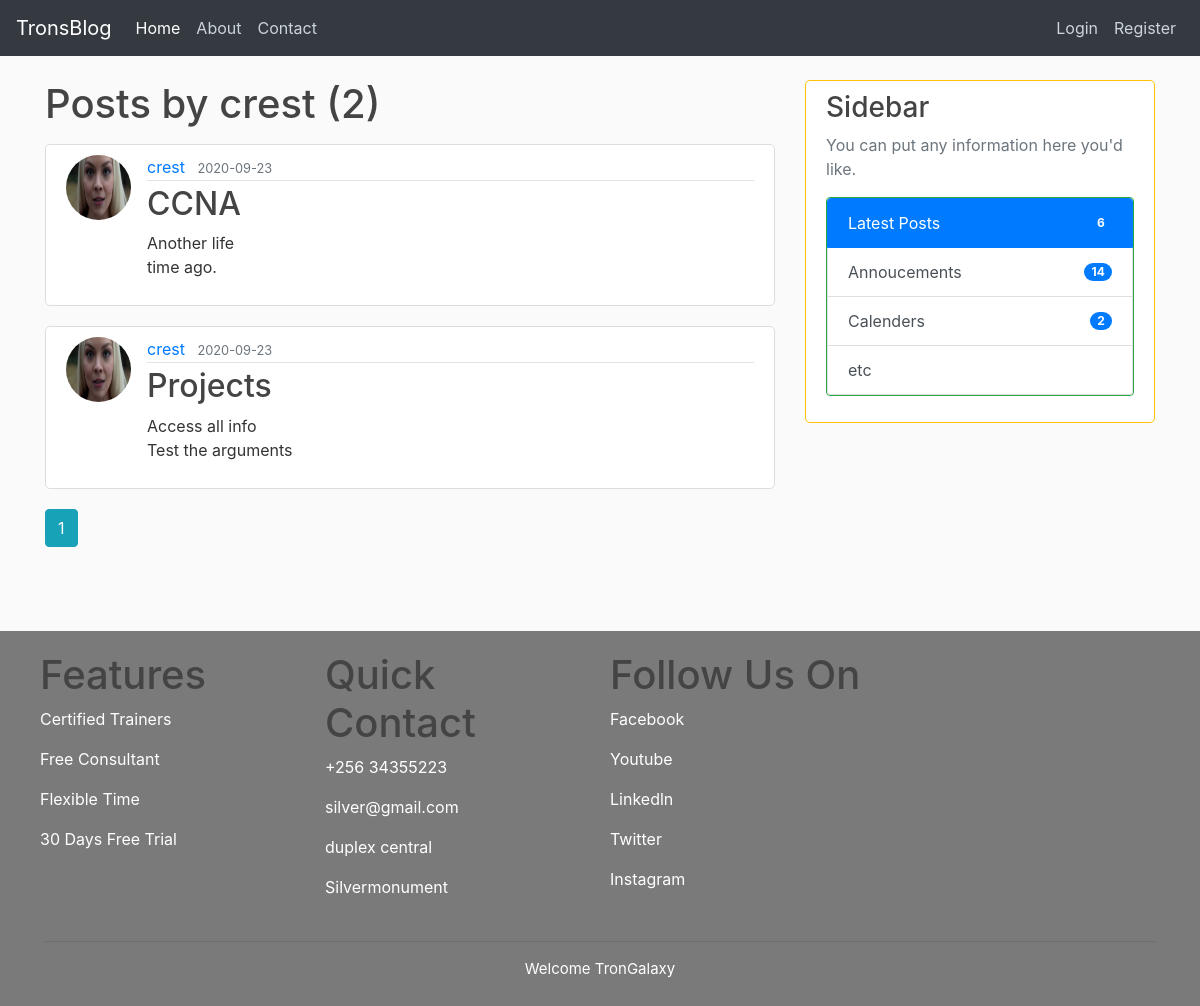
The page /user/crest on the database its author committed.
### flaskblog/models.py (models this page shows, shortened)
class User(db.Model, UserMixin):
    id = db.Column(db.Integer, primary_key=True)
    username = db.Column(db.String(20), unique=True, nullable=False)
    email = db.Column(db.String(120), unique=True, nullable=False)
    image_file = db.Column(db.String(20), nullable=False, default='default.jpg')
    password = db.Column(db.String(60), nullable=False)
    posts = db.relationship('Post', backref='author', lazy=True)

class Post(db.Model):
     id = db.Column(db.Integer, primary_key=True)
     title = db.Column(db.String(100), nullable=False)
     date_posted = db.Column(db.DateTime, nullable=False, default=datetime.utcnow)
     content = db.Column(db.Text, nullable=False)
     user_id = db.Column(db.Integer, db.ForeignKey('user.id'), nullable=False)

### flaskblog/routes.py (the view)
@app.route('/user/<string:username>')
def user_posts(username):
    page = request.args.get('page', 1, type=int)
    user = User.query.filter_by(username=username).first_or_404()
    posts = Post.query.filter_by(author=user).order_by(Post.date_posted.desc()).paginate(page=page, per_page=4)
    return render_template('user_posts.html', posts=posts, user=user)

### flaskblog/templates/user_posts.html
{% extends "layout.html" %}
{% block content %}
<h1 class="mb-3">Posts by {{ user.username }} ({{ posts.total }})</h1>
{% for post in posts.items %}
<article class="media content-section">
    <img class="rounded-circle article-img" src="{{ url_for('static', filename='profile_pics/' + post.author.image_file)     }}" alt="">
    <div class="media-body">
    <div class="article-metadata">
        <a href="{{ url_for('user_posts', username=post.author.username) }}" class="mr-2">{{ post.author.username }}</a>
        <small class="text-muted">{{ post.date_posted.strftime('%Y-%m-%d') }}</small>
    </div>
    <h2> <a href="{{ url_for('post', post_id=post.id) }}" class="article-title">{{ post.title }}</a> </h2>
    <p class="article-content">{{ post.content }}</p>
</div>
</article>
{% endfor %}
{% for page_num in posts.iter_pages(left_edge=1, right_edge=1, left_current=1, right_current=2) %}
    {% if page_num %}
        {% if posts.page == page_num %}
            <a  class="btn btn-info mb-4" href="{{ url_for('user_posts', username=user.username, page=page_num) }}">{{ page_num }}</a>
        {% else %}
            <a  class="btn btn-outline-info mb-4" href="{{ url_for('user_posts', username=user.username, page=page_num) }}">{{ page_num }}</a>
        {% endif %}
    {% else %}
        ...
    {% endif %}
{% endfor %}
{% endblock %}

### flaskblog/static/main.css (style rules this page uses)
body { background: #fafafa; color: #333333; margin-top: 5rem; }
h1, h2, h3, h4, h5, h6 { color: #444444; }
.content-section { background: #ffffff; padding: 10px 20px; border: 1px solid #dddddd; border-radius: 5px; margin-bottom: 20px; }
.article-title { color: #444444; }
.article-content { white-space: pre-line; }
.article-img { height: 65px; width: 65px; margin-right: 16px; }
.article-metadata { padding-bottom: 1px; margin-bottom: 4px; border-bottom: 1px solid #e3e3e3; }

### rows shown on the page
User: username "crest"
Post: image_file (picture), author.username "crest", date_posted "2020-09-23", title "CCNA", content "Another life time ago."
Post: image_file (picture), author.username "crest", date_posted "2020-09-23", title "Projects", content "Access all info Test the arguments"

### other values the page prints
{{ posts.total }} "2"
{{ page_num }} "1"
